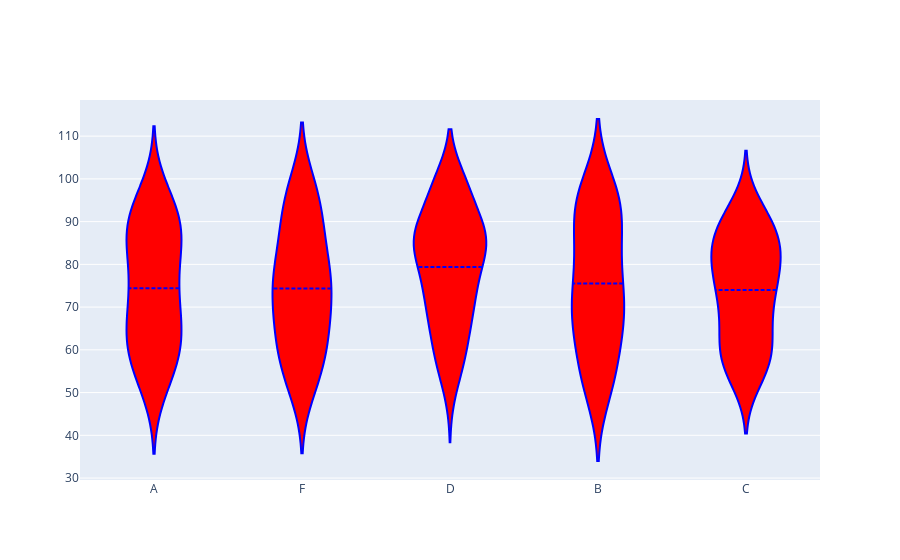

The cell this chart's notebook holds for it:
### Code cell
fig=go.Figure()
fig.add_trace(go.Violin(x=df['Grade'],y=df['Score'],meanline_visible=True,line_color="blue",fillcolor="red"))

### Figure 1 — Plotly figure (JSON) as saved in the notebook; plotly's stock layout.template omitted (floating-point values rounded to 4 significant figures; data arrays with more than 128 entries replaced by an {"elided": "..."} marker saying what was removed)
{"data": [{"fillcolor": "red", "line": {"color": "blue"}, "meanline": {"visible": true}, "type": "violin", "x": {"elided": "200 str values"}, "y": {"elided": "200 int values"}}], "layout": {"autosize": true, "xaxis": {"autorange": true, "range": [-0.5, 4.5], "type": "category"}, "yaxis": {"autorange": true, "range": [29.54, 118.5], "type": "linear"}}}
